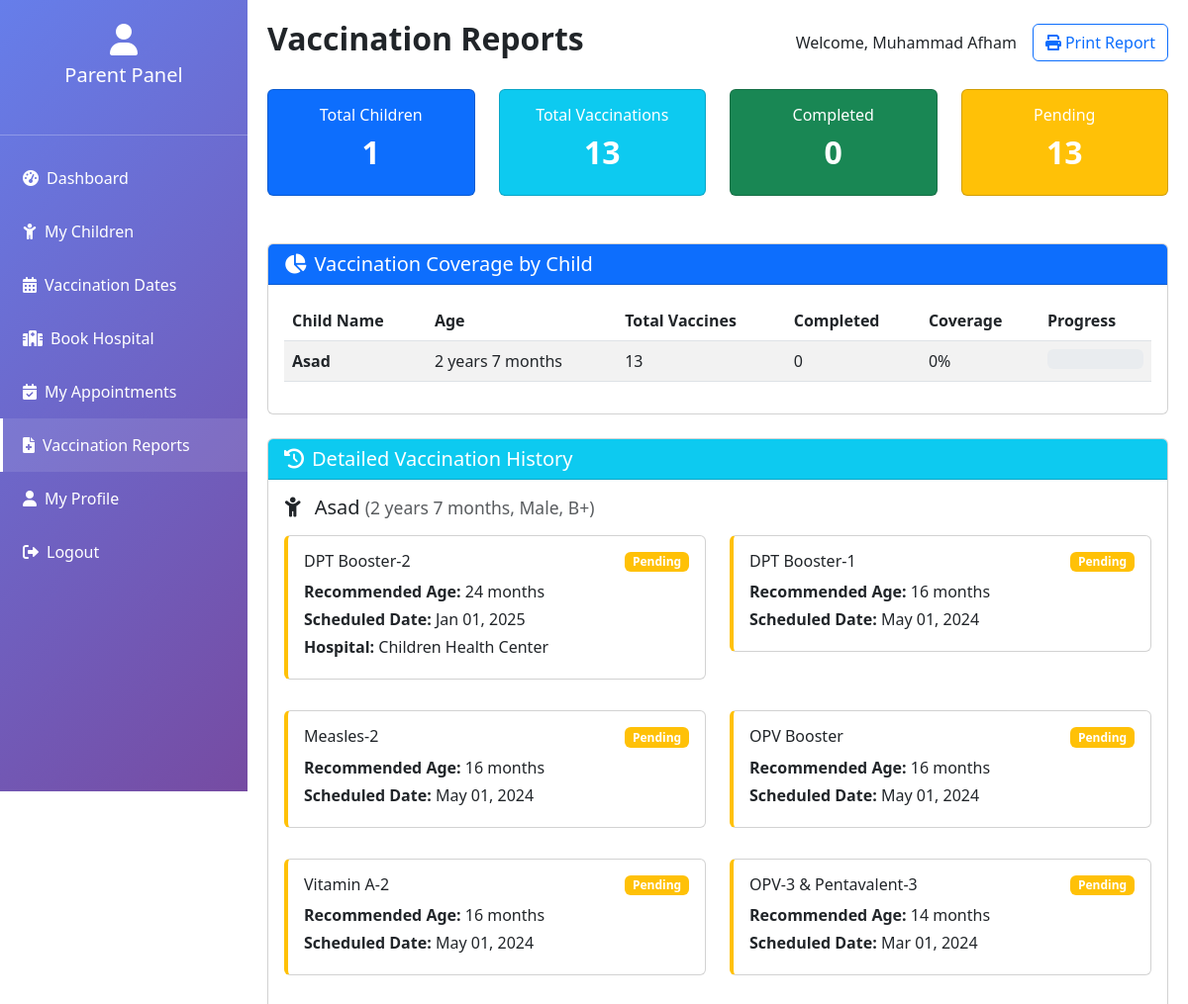
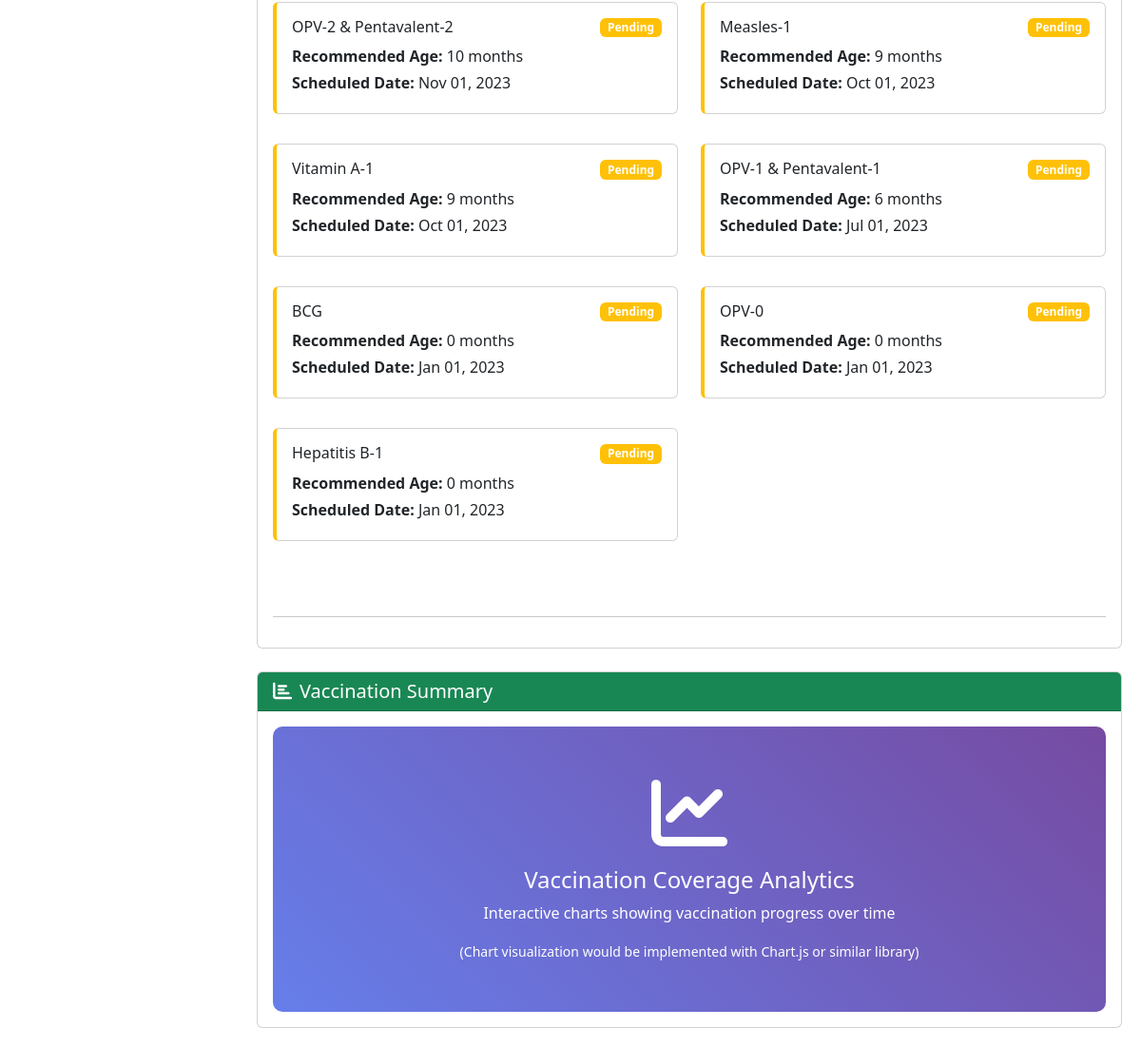
Screenshot of /parent/reports.php (signed in) with the database file from the repository (2 pictures, top to bottom).
### tables this page shows
CREATE TABLE `vaccination_schedule` (
  `id` int(11) NOT NULL AUTO_INCREMENT,
  `child_id` int(11) NOT NULL,
  `vaccine_id` int(11) NOT NULL,
  `scheduled_date` date NOT NULL,
  `status` enum('pending','completed','missed') DEFAULT 'pending',
  `hospital_id` int(11) DEFAULT NULL,
  `notes` text DEFAULT NULL,
  `created_at` timestamp NOT NULL DEFAULT current_timestamp(),
  PRIMARY KEY (`id`),
  KEY `child_id` (`child_id`),
  KEY `vaccine_id` (`vaccine_id`),
  KEY `hospital_id` (`hospital_id`),
  CONSTRAINT `vaccination_schedule_ibfk_1` FOREIGN KEY (`child_id`) REFERENCES `children` (`id`) ON DELETE CASCADE,
  CONSTRAINT `vaccination_schedule_ibfk_2` FOREIGN KEY (`vaccine_id`) REFERENCES `vaccines` (`id`) ON DELETE CASCADE,
  CONSTRAINT `vaccination_schedule_ibfk_3` FOREIGN KEY (`hospital_id`) REFERENCES `hospitals` (`id`) ON DELETE SET NULL
);

CREATE TABLE `vaccines` (
  `id` int(11) NOT NULL AUTO_INCREMENT,
  `name` varchar(100) NOT NULL,
  `description` text DEFAULT NULL,
  `recommended_age_months` int(11) NOT NULL,
  `dosage` varchar(50) DEFAULT NULL,
  `manufacturer` varchar(100) DEFAULT NULL,
  `status` enum('available','unavailable') DEFAULT 'available',
  `created_at` timestamp NOT NULL DEFAULT current_timestamp(),
  PRIMARY KEY (`id`)
);

CREATE TABLE `hospitals` (
  `id` int(11) NOT NULL AUTO_INCREMENT,
  `name` varchar(200) NOT NULL,
  `address` text NOT NULL,
  `phone` varchar(15) DEFAULT NULL,
  `email` varchar(100) DEFAULT NULL,
  `contact_person` varchar(100) DEFAULT NULL,
  `latitude` decimal(10,8) DEFAULT NULL,
  `longitude` decimal(11,8) DEFAULT NULL,
  `created_at` timestamp NOT NULL DEFAULT current_timestamp(),
  `status` enum('active','inactive') DEFAULT 'active',
  PRIMARY KEY (`id`)
);

### parent/reports.php (the view, shortened to what this page needs)
<?php
$database = new Database();
$db = $database->getConnection();
$query = "SELECT vs.*, v.name as vaccine_name, v.recommended_age_months,
                 h.name as hospital_name, c.name as child_name,
                 c.date_of_birth, c.gender, c.blood_group
          FROM vaccination_schedule vs
          JOIN vaccines v ON vs.vaccine_id = v.id
          LEFT JOIN hospitals h ON vs.hospital_id = h.id
          JOIN children c ON vs.child_id = c.id
          WHERE c.parent_id = :parent_id
          ORDER BY c.name ASC, vs.scheduled_date DESC";
$stmt = $db->prepare($query);
$stmt->bindParam(':parent_id', $_SESSION['user_id']);
$stmt->execute();
$vaccination_history = $stmt->fetchAll(PDO::FETCH_ASSOC);
$children_vaccinations = [];
foreach ($vaccination_history as $vaccination) {
    $child_id = $vaccination['child_id'];
    if (!isset($children_vaccinations[$child_id])) {
        $children_vaccinations[$child_id] = [
            'child_info' => [
                'name' => $vaccination['child_name'],
                'date_of_birth' => $vaccination['date_of_birth'],
                'gender' => $vaccination['gender'],
                'blood_group' => $vaccination['blood_group']
            ],
            'vaccinations' => []
        ];
    }
    $children_vaccinations[$child_id]['vaccinations'][] = $vaccination;
}
$total_vaccinations = count($vaccination_history);
$completed_vaccinations = array_filter($vaccination_history, function($v) {
    return $v['status'] === 'completed';
});
$pending_vaccinations = array_filter($vaccination_history, function($v) {
    return $v['status'] === 'pending';
});
$vaccination_coverage = [];
foreach ($children_vaccinations as $child_id => $data) {
    $age = calculateAge($data['child_info']['date_of_birth']);
    $completed = array_filter($data['vaccinations'], function($v) {
        return $v['status'] === 'completed';
    });
    $coverage = count($completed) > 0 ? round((count($completed) / count($data['vaccinations'])) * 100, 1) : 0;
    $vaccination_coverage[$child_id] = [
        'child_name' => $data['child_info']['name'],
        'age' => $age,
        'total_vaccines' => count($data['vaccinations']),
        'completed' => count($completed),
        'coverage' => $coverage
    ];
}
function calculateAge($birthDate) {
    $birthDate = new DateTime($birthDate);
    $today = new DateTime();
    $age = $today->diff($birthDate);
    return $age->y . ' years ' . $age->m . ' months';
}
?>
<!DOCTYPE html>
<html lang="en">
<head>
    <link href="https://cdn.jsdelivr.net/npm/bootstrap@5.3.0/dist/css/bootstrap.min.css" rel="stylesheet">
    <link href="https://cdnjs.cloudflare.com/ajax/libs/font-awesome/6.0.0/css/all.min.css" rel="stylesheet">
</head>
<body>
    <div class="sidebar">
        <div class="text-center py-4">
            <i class="fas fa-user fa-2x mb-2"></i>
            <h5>Parent Panel</h5>
        </div>
        <hr>
        <nav class="nav flex-column">
            <a class="nav-link" href="dashboard.php">
                <i class="fas fa-tachometer-alt me-2"></i>Dashboard
            </a>
            <a class="nav-link" href="children.php">
                <i class="fas fa-child me-2"></i>My Children
            </a>
            <a class="nav-link" href="vaccination_dates.php">
                <i class="fas fa-calendar-alt me-2"></i>Vaccination Dates
            </a>
            <a class="nav-link" href="book_hospital.php">
                <i class="fas fa-hospital me-2"></i>Book Hospital
            </a>
            <a class="nav-link" href="appointments.php">
                <i class="fas fa-calendar-check me-2"></i>My Appointments
            </a>
            <a class="nav-link active" href="reports.php">
                <i class="fas fa-file-medical me-2"></i>Vaccination Reports
            </a>
            <a class="nav-link" href="profile.php">
                <i class="fas fa-user me-2"></i>My Profile
            </a>
            <a class="nav-link" href="../logout.php">
                <i class="fas fa-sign-out-alt me-2"></i>Logout
            </a>
        </nav>
    </div>
    <div class="main-content">
        <div class="d-flex justify-content-between align-items-center mb-4">
            <h2 class="fw-bold">Vaccination Reports</h2>
            <div class="d-flex align-items-center">
                <span class="me-3">Welcome, <?php echo $_SESSION['full_name']; ?></span>
                <button class="btn btn-outline-primary" onclick="window.print()">
                    <i class="fas fa-print me-1"></i>Print Report
                </button>
            </div>
        </div>
        <div class="row g-4 mb-5">
            <div class="col-md-3">
                <div class="card text-white bg-primary">
                    <div class="card-body text-center">
                        <h6 class="card-title">Total Children</h6>
                        <h2 class="fw-bold"><?php echo count($children_vaccinations); ?></h2>
                    </div>
                </div>
            </div>
            <div class="col-md-3">
                <div class="card text-white bg-info">
                    <div class="card-body text-center">
                        <h6 class="card-title">Total Vaccinations</h6>
                        <h2 class="fw-bold"><?php echo $total_vaccinations; ?></h2>
                    </div>
                </div>
            </div>
            <div class="col-md-3">
                <div class="card text-white bg-success">
                    <div class="card-body text-center">
                        <h6 class="card-title">Completed</h6>
                        <h2 class="fw-bold"><?php echo count($completed_vaccinations); ?></h2>
                    </div>
                </div>
            </div>
            <div class="col-md-3">
                <div class="card text-white bg-warning">
                    <div class="card-body text-center">
                        <h6 class="card-title">Pending</h6>
                        <h2 class="fw-bold"><?php echo count($pending_vaccinations); ?></h2>
                    </div>
                </div>
            </div>
        </div>
        <div class="card mb-4">
            <div class="card-header bg-primary text-white">
                <h5 class="mb-0"><i class="fas fa-chart-pie me-2"></i>Vaccination Coverage by Child</h5>
            </div>
            <div class="card-body">
                <?php if (count($vaccination_coverage) > 0): ?>
                    <div class="table-responsive">
                        <table class="table table-striped">
                            <thead>
                                <tr>
                                    <th>Child Name</th>
                                    <th>Age</th>
                                    <th>Total Vaccines</th>
                                    <th>Completed</th>
                                    <th>Coverage</th>
                                    <th>Progress</th>
                                </tr>
                            </thead>
                            <tbody>
                                <?php foreach ($vaccination_coverage as $coverage): ?>
                                    <tr>
                                        <td><strong><?php echo $coverage['child_name']; ?></strong></td>
                                        <td><?php echo $coverage['age']; ?></td>
                                        <td><?php echo $coverage['total_vaccines']; ?></td>
                                        <td><?php echo $coverage['completed']; ?></td>
                                        <td><?php echo $coverage['coverage']; ?>%</td>
                                        <td>
                                            <div class="progress">
                                            </div>
                                        </td>
                                    </tr>
                                <?php endforeach; ?>
                            </tbody>
                        </table>
                    </div>
                <?php else: ?>
                    <p class="text-center text-muted">No vaccination data available.</p>
                <?php endif; ?>
            </div>
        </div>
        <div class="card">
            <div class="card-header bg-info text-white">
                <h5 class="mb-0"><i class="fas fa-history me-2"></i>Detailed Vaccination History</h5>
            </div>
            <div class="card-body">
                <?php if (count($children_vaccinations) > 0): ?>
                    <?php foreach ($children_vaccinations as $child_id => $data): ?>
                        <div class="mb-5">
                            <h5 class="mb-3">
                                <i class="fas fa-child me-2"></i>
                                <?php echo $data['child_info']['name']; ?>
                                <small class="text-muted">
                                    (<?php echo calculateAge($data['child_info']['date_of_birth']); ?>,
                                    <?php echo ucfirst($data['child_info']['gender']); ?>,
                                    <?php echo $data['child_info']['blood_group'] ?: 'Blood group not specified'; ?>)
                                </small>
                            </h5>
                            <?php if (count($data['vaccinations']) > 0): ?>
                                <div class="row">
                                    <?php foreach ($data['vaccinations'] as $vaccination): ?>
                                        <div class="col-md-6 mb-3">
                                            <div class="card vaccination-card
                                                <?php echo $vaccination['status'] === 'completed' ? 'status-completed' : 'status-pending'; ?>">
                                                <div class="card-body">
                                                    <div class="d-flex justify-content-between align-items-start mb-2">
                                                        <h6 class="card-title mb-0"><?php echo $vaccination['vaccine_name']; ?></h6>
                                                        <span class="badge
                                                            <?php echo $vaccination['status'] === 'completed' ? 'bg-success' : 'bg-warning'; ?>">
                                                            <?php echo ucfirst($vaccination['status']); ?>
                                                        </span>
                                                    </div>
                                                    <p class="card-text mb-1">
                                                        <strong>Recommended Age:</strong> <?php echo $vaccination['recommended_age_months']; ?> months
                                                    </p>
                                                    <p class="card-text mb-1">
                                                        <strong>Scheduled Date:</strong>
                                                        <?php echo date('M d, Y', strtotime($vaccination['scheduled_date'])); ?>
                                                    </p>
                                                    <?php if ($vaccination['hospital_name']): ?>
                                                        <p class="card-text mb-1">
                                                            <strong>Hospital:</strong> <?php echo $vaccination['hospital_name']; ?>
                                                        </p>
                                                    <?php endif; ?>
                                                </div>
                                            </div>
                                        </div>
                                    <?php endforeach; ?>
                                </div>
                            <?php else: ?>
                                <p class="text-muted">No vaccinations scheduled for this child.</p>
                            <?php endif; ?>
                        </div>
                        <hr>
                    <?php endforeach; ?>
                <?php endif; ?>
            </div>
        </div>
        <div class="card mt-4">
            <div class="card-header bg-success text-white">
                <h5 class="mb-0"><i class="fas fa-chart-bar me-2"></i>Vaccination Summary</h5>
            </div>
            <div class="card-body">
                <div class="coverage-chart text-center d-flex align-items-center justify-content-center">
                    <div>
                        <i class="fas fa-chart-line fa-5x mb-3"></i>
                        <h4>Vaccination Coverage Analytics</h4>
                        <p>Interactive charts showing vaccination progress over time</p>
                        <small>(Chart visualization would be implemented with Chart.js or similar library)</small>
                    </div>
                </div>
            </div>
        </div>
    </div>
</body>
</html>

### parent/reports.php (style rules this page uses)
.sidebar { background: linear-gradient(135deg, #667eea 0%, #764ba2 100%); color: white; height: 100vh; position: fixed; width: 250px; }
.sidebar .nav-link { color: white; padding: 15px 20px; border-left: 3px solid transparent; }
.sidebar .nav-link:hover, .sidebar .nav-link.active { background: rgba(255,255,255,0.1); border-left-color: white; }
.main-content { margin-left: 250px; padding: 20px; }
.progress { height: 20px; }
.vaccination-card { border-left: 4px solid; margin-bottom: 15px; }
.status-pending { border-left-color: #ffc107; }
.coverage-chart { height: 300px; background: linear-gradient(45deg, #667eea, #764ba2); border-radius: 10px; padding: 20px; color: white; }

### rows the page displays
vaccination_schedule: vaccine.name "DPT Booster-2", status "Pending", vaccine.recommended_age_months "24", scheduled_date "Jan 01, 2025", hospital.name "Children Health Center"
vaccination_schedule: vaccine.name "DPT Booster-1", status "Pending", vaccine.recommended_age_months "16", scheduled_date "May 01, 2024"
vaccination_schedule: vaccine.name "Measles-2", status "Pending", vaccine.recommended_age_months "16", scheduled_date "May 01, 2024"
vaccination_schedule: vaccine.name "OPV Booster", status "Pending", vaccine.recommended_age_months "16", scheduled_date "May 01, 2024"
vaccination_schedule: vaccine.name "Vitamin A-2", status "Pending", vaccine.recommended_age_months "16", scheduled_date "May 01, 2024"
vaccination_schedule: vaccine.name "OPV-3 & Pentavalent-3", status "Pending", vaccine.recommended_age_months "14", scheduled_date "Mar 01, 2024"
vaccination_schedule: vaccine.name "OPV-2 & Pentavalent-2", status "Pending", vaccine.recommended_age_months "10", scheduled_date "Nov 01, 2023"
vaccination_schedule: vaccine.name "Measles-1", status "Pending", vaccine.recommended_age_months "9", scheduled_date "Oct 01, 2023"
vaccination_schedule: vaccine.name "Vitamin A-1", status "Pending", vaccine.recommended_age_months "9", scheduled_date "Oct 01, 2023"
vaccination_schedule: vaccine.name "OPV-1 & Pentavalent-1", status "Pending", vaccine.recommended_age_months "6", scheduled_date "Jul 01, 2023"
vaccination_schedule: vaccine.name "BCG", status "Pending", vaccine.recommended_age_months "0", scheduled_date "Jan 01, 2023"
vaccination_schedule: vaccine.name "OPV-0", status "Pending", vaccine.recommended_age_months "0", scheduled_date "Jan 01, 2023"
vaccination_schedule: vaccine.name "Hepatitis B-1", status "Pending", vaccine.recommended_age_months "0", scheduled_date "Jan 01, 2023"

### other values shown
$_SESSION['full_name'] "Muhammad Afham"
count($children_vaccinations) "1"
$total_vaccinations "13"
count($completed_vaccinations) "0"
count($pending_vaccinations) "13"
$coverage['child_name'] "Asad"
$coverage['age'] "2 years 7 months"
$coverage['total_vaccines'] "13"
$coverage['completed'] "0"
$coverage['coverage'] "0"
$data['child_info']['name'] "Asad"
calculateAge($data['child_info']['date_of_birth']) "2 years 7 months"
$data['child_info']['gender'] "Male"
$data['child_info']['blood_group'] ?: 'Blood group not specified' "B+"
